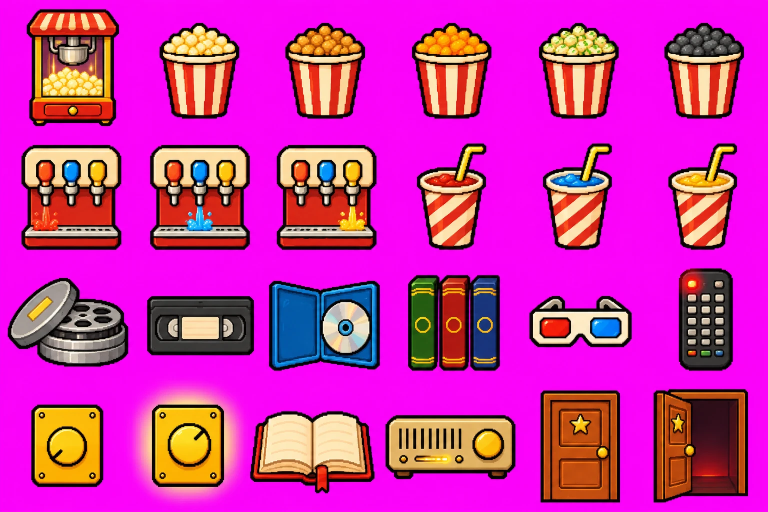
#> input picture art_src/movieroom/accessories.png, 1536 x 1024 px, given in place of open.png, which was not available (shown at 1/2 size)
$ python movieroom_build.py
#> lines starting #> are read from the running program, lines starting #| are printed output that depends on the picture; after the words box and inside, x2 and y2 are one past the last pixel; in counts of white or black regions, pixels touching at a corner belong together
#!/usr/bin/env python3
"""The movie room's pictures (Jackie, Nov 26), from her three ChatGPT pictures in art_src/movieroom/:
  open.png            the room with the curtains open, the wall lamps off and the screen flat magenta (the refined picture of Nov 27)
  sconce_l_lit.png, sconce_r_lit.png  the two wall lamps lit with their glow on the wallpaper, cut from her lamps-lit picture (at 0,100 and 1564,100)
  curtain_closed.png  the stretch between the two shelf units (at 366,98) with the curtains closed
  curtain_half.png    the same stretch with the curtains halfway, magenta showing between them
Writes movieroom/room.png, movieroom/curtain_closed.png and movieroom/curtain_half.png with the magenta made see-through, so the
film playing behind the picture shows through the screen. Nothing else is changed. Run: python3 tools/movieroom_build.py"""
import os
from PIL import Image
import numpy as np
from scipy import ndimage as nd
ROOT=os.path.dirname(os.path.dirname(os.path.abspath(__file__)));SRC=os.path.join(ROOT,'art_src','movieroom');OUT=os.path.join(ROOT,'movieroom')
def hole(name):
#> called with name = 'open.png'
    a=np.asarray(Image.open(os.path.join(SRC,name)).convert('RGB')).astype(int);r,g,b=a[...,0],a[...,1],a[...,2]
    m=(r>150)&(b>150)&(g<110);lab,k=nd.label(m)
#> after `m = (r > 150) & (b > 150) & (g < 110)`:
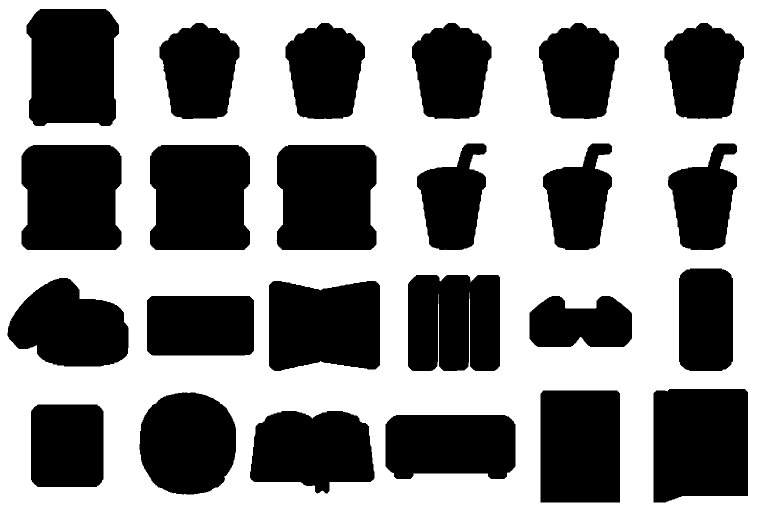
#> m: shape (1024, 1536) bool (shown at 1/2 size); 55.9% white; 24 black regions, largest, box (x1, y1, x2, y2) and area: (1307, 778, 1496, 1005) 40842, (43, 290, 243, 500) 39487, (300, 290, 500, 500) 39467
#> after `lab, k = nd.label(m)`:
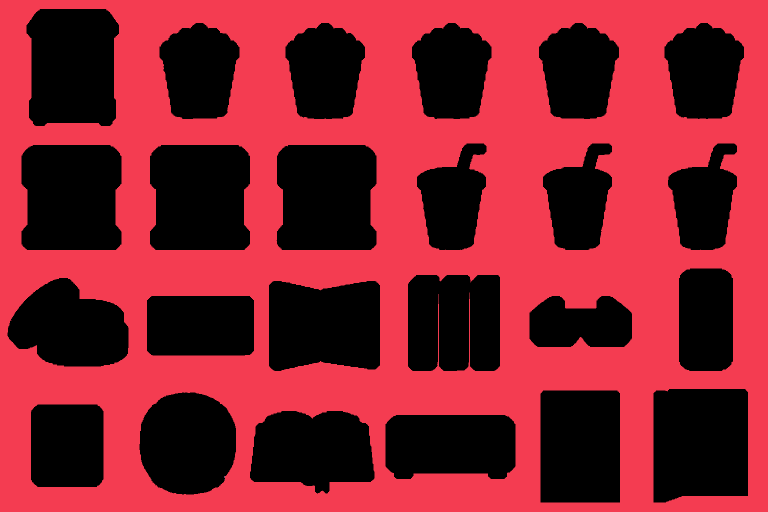
#> lab: shape (1024, 1536) int32 (shown at 1/2 size); 5 distinct labels, from 0 to 4; one colour per label, 0 black
#> after `lab, k = nd.label(m)`: k = 4
    if k:m=lab==(1+int(np.argmax(nd.sum(m,lab,range(1,k+1))))) # the screen itself, not a stray pink pixel
    m=nd.binary_dilation(m,iterations=1) # a pixel into the edge, so no magenta rim is left
#> m: shape (1024, 1536) bool; 57% white; 24 black regions, largest, box (x1, y1, x2, y2) and area: (1308, 779, 1495, 1004) 40037, (44, 291, 242, 499) 38706, (301, 291, 499, 499) 38686
    out=np.dstack([a,np.where(m,0,255)]).astype(np.uint8);ys,xs=np.where(m)
    if len(xs):print(name,'screen',xs.min(),ys.min(),xs.max(),ys.max())
#| open.png screen 0 0 1535 1023
    return Image.fromarray(out,'RGBA')
def main():
    os.makedirs(OUT,exist_ok=True)
    hole('open.png').save(os.path.join(OUT,'room.png'),optimize=True);hole('curtain_half.png').save(os.path.join(OUT,'curtain_half.png'),optimize=True)
#> call 2 of hole, with name = 'curtain_half.png'
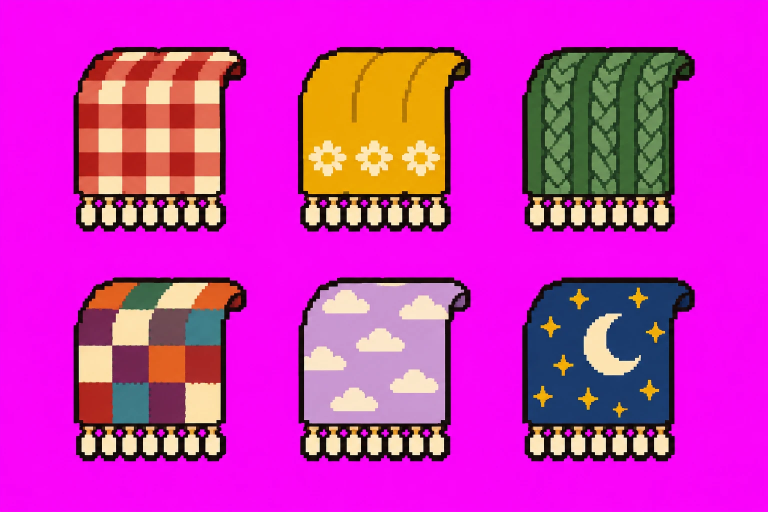
#> input picture art_src/movieroom/blankets.png, 1536 x 1024 px, given in place of curtain_half.png, which was not available (shown at 1/2 size)
#> in hole (call 2), `r, g, b = (a[..., 0], a[..., 1], a[..., 2])`:
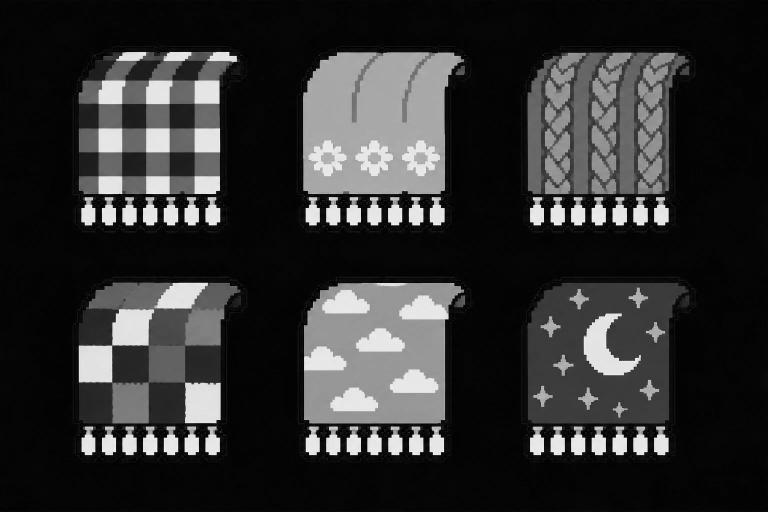
#> g: shape (1024, 1536) int64 (shown at 1/2 size); min 0, max 255, mean 49
#> in hole (call 2), `m = (r > 150) & (b > 150) & (g < 110)`: m: shape (1024, 1536) bool; 58.2% white; 6 black regions, box (x1, y1, x2, y2) and area: (1044, 94, 1390, 463) 109690, (596, 94, 941, 463) 109555, (597, 555, 941, 923) 109474, (1044, 555, 1390, 923) 109450, (147, 94, 492, 463) 109333, (147, 555, 493, 923) 109260
#> in hole (call 2), `lab, k = nd.label(m)`:
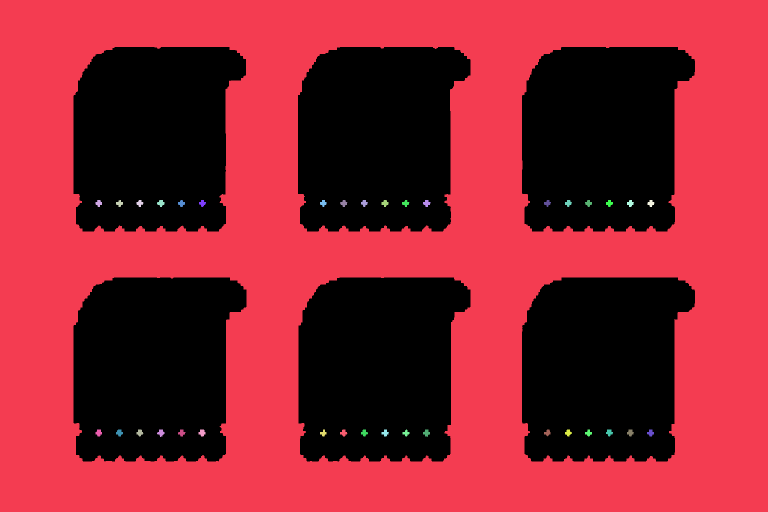
#> lab: shape (1024, 1536) int32 (shown at 1/2 size); 38 distinct labels, from 0 to 37; one colour per label, 0 black
#> in hole (call 2), `lab, k = nd.label(m)`: k = 37
#> in hole (call 2), `if k:m=lab==(1+int(np.argmax(nd.sum(m,lab,range(1,k+1)))))`: m: shape (1024, 1536) bool; 58% white; 6 black regions, box (x1, y1, x2, y2) and area: (1044, 94, 1390, 463) 110423, (596, 94, 941, 463) 110296, (597, 555, 941, 923) 110195, (1044, 555, 1390, 923) 110185, (147, 94, 492, 463) 110077, (147, 555, 493, 923) 110055
#> in hole (call 2), `m=nd.binary_dilation(m,iterations=1)`: m: shape (1024, 1536) bool; 58.5% white; 6 black regions, box (x1, y1, x2, y2) and area: (1045, 95, 1389, 462) 108955, (597, 95, 940, 462) 108807, (598, 556, 940, 922) 108719, (1045, 556, 1389, 922) 108706, (148, 95, 491, 462) 108605, (148, 556, 492, 922) 108579
#> in hole (call 2), `out = np.dstack([a, np.where(m, 0, 255)]).astype(np.uint8)`:
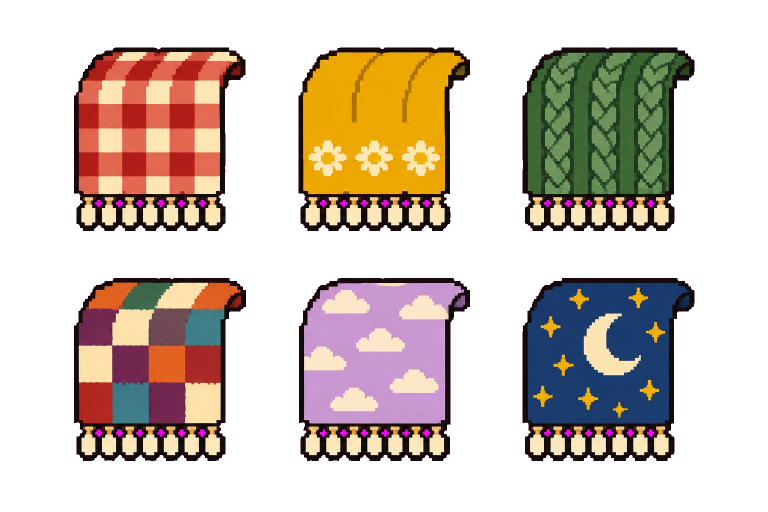
#> out: shape (1024, 1536, 4) (shown at 1/2 size); mean R, G, B, A 204.1, 49, 181.3, 105.8; transparent parts drawn white
#| curtain_half.png screen 0 0 1535 1023
    Image.open(os.path.join(SRC,'curtain_closed.png')).convert('RGBA').save(os.path.join(OUT,'curtain_closed.png'),optimize=True)
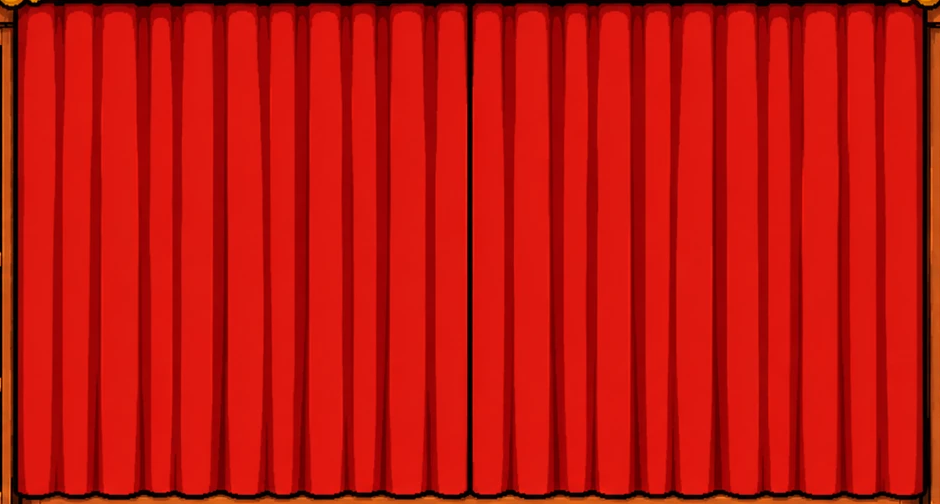
#> input picture art_src/movieroom/curtain_closed.png, 940 x 504 px
    for n in ('l','r'):Image.open(os.path.join(SRC,'sconce_%s_lit.png'%n)).convert('RGBA').save(os.path.join(OUT,'sconce_%s_lit.png'%n),optimize=True) # the wall lamps lit, laid over the base (where they are off) while the room's lights are up
def top_mask():
    """movieroom/topmask.png: the bare wallpaper along the top of the movie room, which the string lights are drawn through so they
    pass behind the hanging plants and the top of the shelving."""
    from scipy import ndimage as nd2
    a=np.asarray(Image.open(os.path.join(SRC,'open.png')).convert('RGB')).astype(int)[0:100];r,g,b=a[...,0],a[...,1],a[...,2]
    paper=(r<95)&(g>35)&(g<150)&(b>55)&(b<175)&(b>r+12)&(g>r);paper=nd2.binary_opening(nd2.binary_closing(paper,iterations=2),iterations=2)
    lab,k=nd2.label(paper);m=lab==(1+int(np.argmax(nd2.sum(paper,lab,range(1,k+1)))));m=nd2.binary_erosion(nd2.binary_fill_holes(m)&paper|m,iterations=1)
    o=np.zeros(a.shape[:2]+(4,),np.uint8);o[m]=255;Image.fromarray(o,'RGBA').save(os.path.join(OUT,'topmask.png'),optimize=True)
#> (the run stopped early here; a loop or call above may not have finished)
